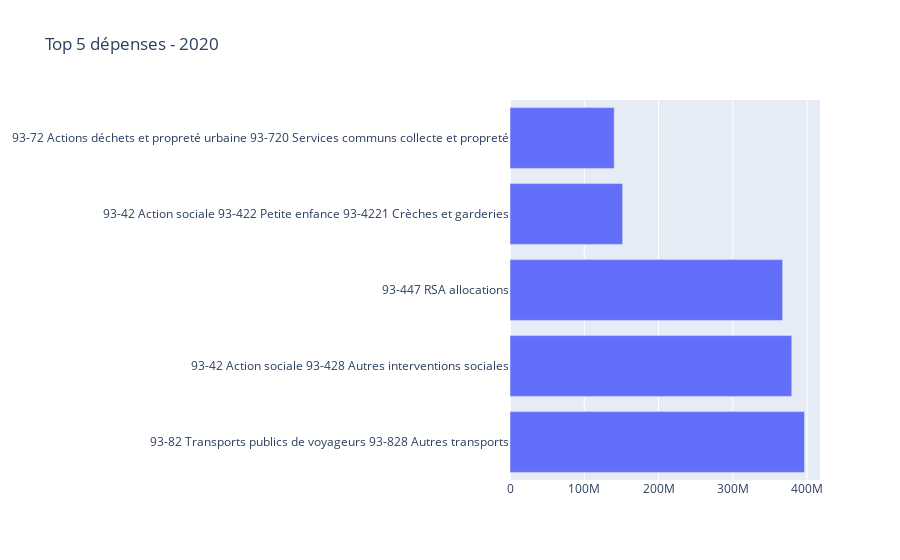

The notebook cell this image was saved under:
### Code cell
n = 5
year = 2020
top_depense_year_fonct = deprec.top_n(section=section_name, type_operation="Dépense", annee=year, n=n)
title = f"Top {n} dépenses - {year}"
bar_chart(top_depense_year_fonct, x="Valeur",y="Nom_Colonne",split=None, orient="h", title=title, hover="Libellé").show()

### Figure 1 — Plotly figure (JSON) as saved in the notebook; plotly's stock layout.template omitted (floating-point values rounded to 4 significant figures)
{"data": [{"hovertext": ["Autres contributions obligatoires", "Subv. fonct. CCAS", "RSA - Vers. allocations forfaitaires", "Rémunération principale titulaires", "Rémunération principale titulaires"], "orientation": "h", "type": "bar", "x": [396552947, 379415000, 367100000.0, 151700000.0, 140300000.0], "y": ["93-82 Transports publics de voyageurs 93-828 Autres transports", "93-42 Action sociale 93-428 Autres interventions sociales", "93-447 RSA allocations", "93-42 Action sociale 93-422 Petite enfance 93-4221 Crèches et garderies", "93-72 Actions déchets et propreté urbaine 93-720 Services communs collecte et propreté"]}], "layout": {"barmode": "group", "title": {"text": "Top 5 dépenses - 2020"}}}
